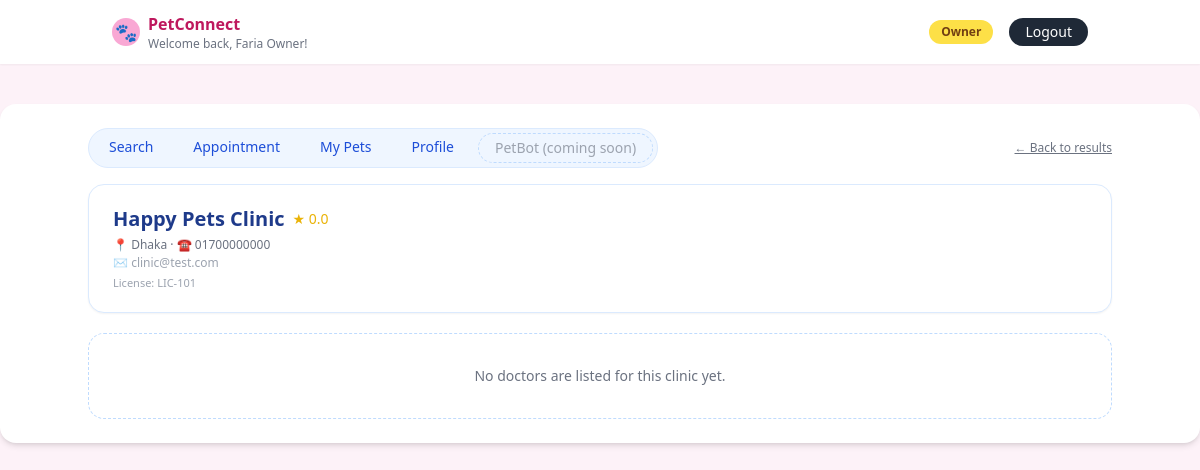
Page /owner/clinic/1 (signed in) on the committed database.
### tables this page shows
CREATE TABLE owners (
    id INTEGER PRIMARY KEY AUTOINCREMENT,
    user_id INTEGER NOT NULL UNIQUE,
    name TEXT NOT NULL,
    email TEXT NOT NULL,
    location TEXT NOT NULL DEFAULT '',
    password TEXT NOT NULL DEFAULT '',
    FOREIGN KEY (user_id) REFERENCES users(id)
);

CREATE TABLE clinics (
    id INTEGER PRIMARY KEY AUTOINCREMENT,
    user_id INTEGER NOT NULL UNIQUE,
    name TEXT NOT NULL,
    license_number TEXT NOT NULL,
    email TEXT NOT NULL,
    contact_number TEXT NOT NULL,
    location TEXT NOT NULL,
    FOREIGN KEY (user_id) REFERENCES users(id)
);

### app.py (the view)
@app.route("/owner/clinic/<int:clinic_id>")
def owner_clinic_detail(clinic_id):
    guard = _require_owner()
    if guard:
        return guard
    conn = _get_conn()
    cur = conn.cursor()
    cur.execute(
        """
        SELECT
            c.*,
            COALESCE(AVG(d.rating), 0) AS clinic_rating
        FROM clinics c
        LEFT JOIN doctors d ON d.clinic_id = c.id
        WHERE c.id = ?
        GROUP BY c.id
        """,
        (clinic_id,),
    )
    clinic = cur.fetchone()
    if not clinic:
        conn.close()
        flash("Clinic not found.", "danger")
        return redirect(url_for("owner_search"))
    cur.execute(
        """
        SELECT *
        FROM doctors
        WHERE clinic_id = ?
        ORDER BY name
        """,
        (clinic_id,),
    )
    doctors = cur.fetchall()
    owner = _get_owner_for_current_user(conn)
    if not owner:
        conn.close()
        flash("Owner profile not found.", "danger")
        return redirect(url_for("owner_dashboard"))
    cur.execute(
        """
        SELECT *
        FROM pets
        WHERE owner_id = ?
        ORDER BY name
        """,
        (owner["id"],),
    )
    pets = cur.fetchall()
    conn.close()
    return render_template(
        "owner_clinic_detail.html",
        clinic=clinic,
        doctors=doctors,
        pets=pets,
        doctor_slots={},  # kept for backward compatibility if template references it
    )

### app.py (called while the page is built)
def _get_conn():
    conn = sqlite3.connect(DB_PATH)
    conn.row_factory = sqlite3.Row
    return conn

def _require_owner():
    if not session.get("user_id") or session.get("role") != "owner":
        flash("Please log in as a pet owner to access this page.", "warning")
        return redirect(url_for("login"))
    return None

def _get_owner_for_current_user(conn):
    user_id = session.get("user_id")
    if not user_id:
        return None
    cur = conn.cursor()
    cur.execute("SELECT * FROM owners WHERE user_id = ?", (user_id,))
    return cur.fetchone()

### templates/owner_clinic_detail.html (shortened to what this page needs)
{% extends "base.html" %}
{% block content %}
<div class="max-w-5xl mx-auto">
  <div class="flex items-center justify-between mb-4">
    <div class="flex space-x-2 bg-blue-50 rounded-full px-1 py-1 text-sm border border-blue-100">
      <a href="{{ url_for('owner_search') }}"
         class="px-4 py-1 rounded-full text-blue-700 hover:bg-blue-100">
        Search
      </a>
      <a href="{{ url_for('owner_appointments') }}"
         class="px-4 py-1 rounded-full text-blue-700 hover:bg-blue-100">
        Appointment
      </a>
      <a href="{{ url_for('owner_dashboard', tab='pets') }}"
         class="px-4 py-1 rounded-full text-blue-700 hover:bg-blue-100">
        My Pets
      </a>
      <a href="{{ url_for('owner_dashboard', tab='owner') }}"
         class="px-4 py-1 rounded-full text-blue-700 hover:bg-blue-100">
        Profile
      </a>
      <span class="px-4 py-1 rounded-full text-gray-400 bg-blue-50 border border-dashed border-blue-200">
        PetBot (coming soon)
      </span>
    </div>
    <a href="{{ url_for('owner_search') }}"
       class="text-xs text-gray-500 hover:text-indigo-600 underline">
      &larr; Back to results
    </a>
  </div>
  <div class="bg-white rounded-2xl border border-blue-100 shadow-sm px-6 py-5 mb-5">
    <div class="flex justify-between items-start">
      <div>
        <div class="flex items-center space-x-2">
          <h2 class="text-xl font-semibold text-blue-900">{{ clinic['name'] }}</h2>
          <span class="text-yellow-500 text-sm">
            ★ {{ '%.1f'|format(clinic['clinic_rating'] or 0) }}
          </span>
        </div>
        <p class="text-xs text-gray-500 mt-1">
          📍 {{ clinic['location'] }}{% if clinic['contact_number'] %} &middot; ☎ {{ clinic['contact_number'] }}{% endif %}
        </p>
        {% if clinic['email'] %}
          <p class="text-xs text-gray-400 mt-0.5">✉ {{ clinic['email'] }}</p>
        {% endif %}
        <p class="text-[11px] text-gray-400 mt-1">
          License: {{ clinic['license_number'] }}
        </p>
      </div>
    </div>
  </div>
  {% if doctors %}
    <div class="space-y-4">
      {% for d in doctors %}
        <div class="bg-blue-50 rounded-2xl border border-blue-100 px-5 py-4">
          <div class="flex justify-between items-start">
            <div>
              <h3 class="font-semibold text-blue-900">{{ d['name'] }}</h3>
              <p class="text-xs text-gray-500">{{ d['qualifications'] }}</p>
              <p class="text-xs text-gray-500 mt-1">✉ {{ d['email'] }}</p>
              <p class="text-xs text-gray-500 mt-1">
                Base Fee: <span class="font-semibold text-indigo-700">৳{{ d['base_fee'] }}</span>
              </p>
              {% if d['weekly_schedule'] %}
                <p class="text-[11px] text-gray-500 mt-2">
                  🗓 {{ d['weekly_schedule'] }}
                </p>
              {% endif %}
            </div>
          </div>
          <form method="post"
                action="{{ url_for('book_appointment', clinic_id=clinic['id'], doctor_id=d['id']) }}"
                class="mt-4 grid grid-cols-1 md:grid-cols-4 gap-3 items-end bg-white rounded-2xl border border-blue-100 px-4 py-3 slot-form"
                data-doctor-id="{{ d['id'] }}">
            <div>
              <label class="block text-xs text-gray-500 mb-1">Pet</label>
              <select name="pet_id"
                      class="w-full border border-blue-200 rounded-full px-3 py-2 text-sm">
                <option value="">Choose pet...</option>
                {% for p in pets %}
                  <option value="{{ p['id'] }}">{{ p['name'] }} ({{ p['animal_type'] }})</option>
                {% endfor %}
              </select>
            </div>
            <div>
              <label class="block text-xs text-gray-500 mb-1">Date</label>
              <input type="date" name="date"
                     class="w-full border border-blue-200 rounded-full px-3 py-2 text-sm date-input">
            </div>
            <div class="md:col-span-2">
              <label class="block text-xs text-gray-500 mb-1">Available Time Slots</label>
              <input type="hidden" name="time" class="time-hidden" value="">
              <div class="slot-buttons flex flex-wrap gap-2"></div>
              <p class="slot-hint text-[11px] text-gray-400 mt-1 hidden">
                Tap a slot to select it.
              </p>
              <p class="slot-empty text-[12px] text-gray-500 mt-1 hidden">
                Pick a date to see available slots.
              </p>
            </div>
            <div class="flex justify-end mt-3 md:mt-0">
              <button type="submit"
                      class="submit-btn px-4 py-2 w-full md:w-auto rounded-full bg-gradient-to-r from-indigo-500 to-purple-500 text-white text-sm font-semibold shadow hover:shadow-md transition disabled:opacity-50 disabled:cursor-not-allowed"
                      disabled>
                Book Appointment
              </button>
            </div>
          </form>
        </div>
      {% endfor %}
    </div>
  {% else %}
    <div class="bg-white rounded-2xl border border-dashed border-blue-200 p-8 text-center text-sm text-gray-500">
      No doctors are listed for this clinic yet.
    </div>
  {% endif %}
</div>
{% endblock %}

### templates/base.html (shortened to what this page needs)
<!DOCTYPE html>
<html lang="en">
<head>
  <script src="https://cdn.tailwindcss.com"></script>
</head>
<body class="bg-pink-50">
  <header class="bg-white shadow-sm">
    <div class="max-w-5xl mx-auto px-6 py-3 flex items-center justify-between">
      <div class="flex items-center space-x-2">
        <div class="w-7 h-7 rounded-full bg-pink-300 flex items-center justify-center">
          <span class="text-white text-lg">🐾</span>
        </div>
        <div>
          <p class="font-semibold text-pink-700">PetConnect</p>
          {% if session.get('user_name') %}
            <p class="text-xs text-gray-500">Welcome back, {{ session.get('user_name') }}!</p>
          {% endif %}
        </div>
      </div>
      <nav class="flex items-center space-x-4 text-sm">
        {% if session.get('user_id') %}
          <span class="px-3 py-1 rounded-full bg-yellow-300 text-xs font-semibold text-yellow-900">
            {{ session.get('role')|capitalize }}
          </span>
          <a href="{{ url_for('logout') }}"
             class="px-4 py-1 rounded-full bg-gray-800 text-white text-sm hover:bg-black transition">
            Logout
          </a>
        {% endif %}
      </nav>
    </div>
  </header>
  <main class="min-h-screen">
    <div class="max-w-7xl mx-auto mt-10">
      <div class="bg-white rounded-2xl shadow-md px-8 py-6">
        {% block content %}{% endblock %}
      </div>
    </div>
  </main>
</body>
</html>

### rows in the picture
owners: get "Faria Owner"
clinics: name "Happy Pets Clinic", location "Dhaka", contact_number "01700000000", email "clinic@test.com", license_number "LIC-101"

### other values in the picture
{{ session.get('role')|capitalize }} "Owner"
{{ '%.1f'|format(clinic['clinic_rating'] or 0) }} "0.0"
